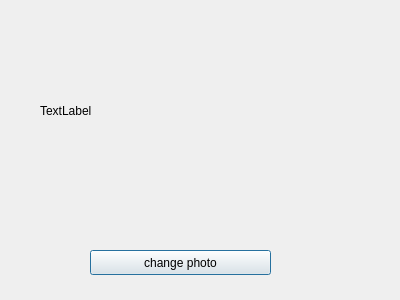
<?xml version="1.0" encoding="UTF-8"?>
<ui version="4.0">
 <class>change_ava</class>
 <widget class="QDialog" name="change_ava">
  <property name="geometry">
   <rect>
    <x>0</x>
    <y>0</y>
    <width>400</width>
    <height>300</height>
   </rect>
  </property>
  <property name="windowTitle">
   <string>Dialog</string>
  </property>
  <widget class="QLabel" name="label">
   <property name="geometry">
    <rect>
     <x>40</x>
     <y>30</y>
     <width>311</width>
     <height>161</height>
    </rect>
   </property>
   <property name="text">
    <string>TextLabel</string>
   </property>
  </widget>
  <widget class="QPushButton" name="pushButton">
   <property name="geometry">
    <rect>
     <x>90</x>
     <y>250</y>
     <width>181</width>
     <height>25</height>
    </rect>
   </property>
   <property name="text">
    <string>change photo</string>
   </property>
  </widget>
 </widget>
 <resources/>
 <connections/>
</ui>
